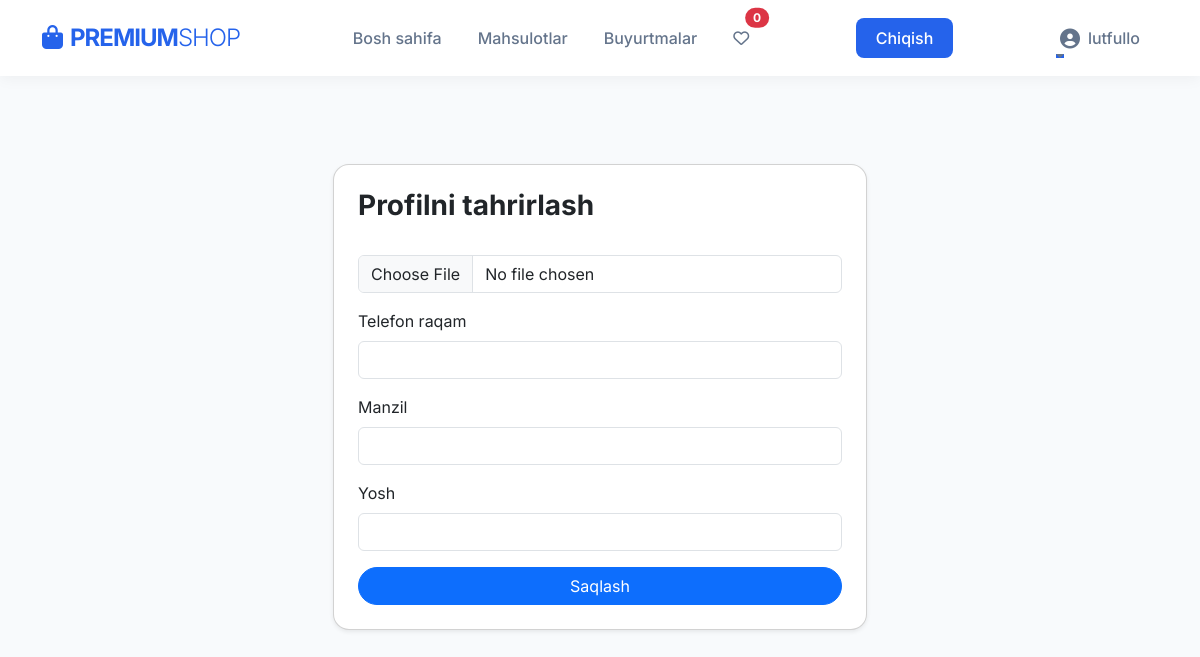
The page /users/profile/edit/ (signed in) on the database as committed earlier.
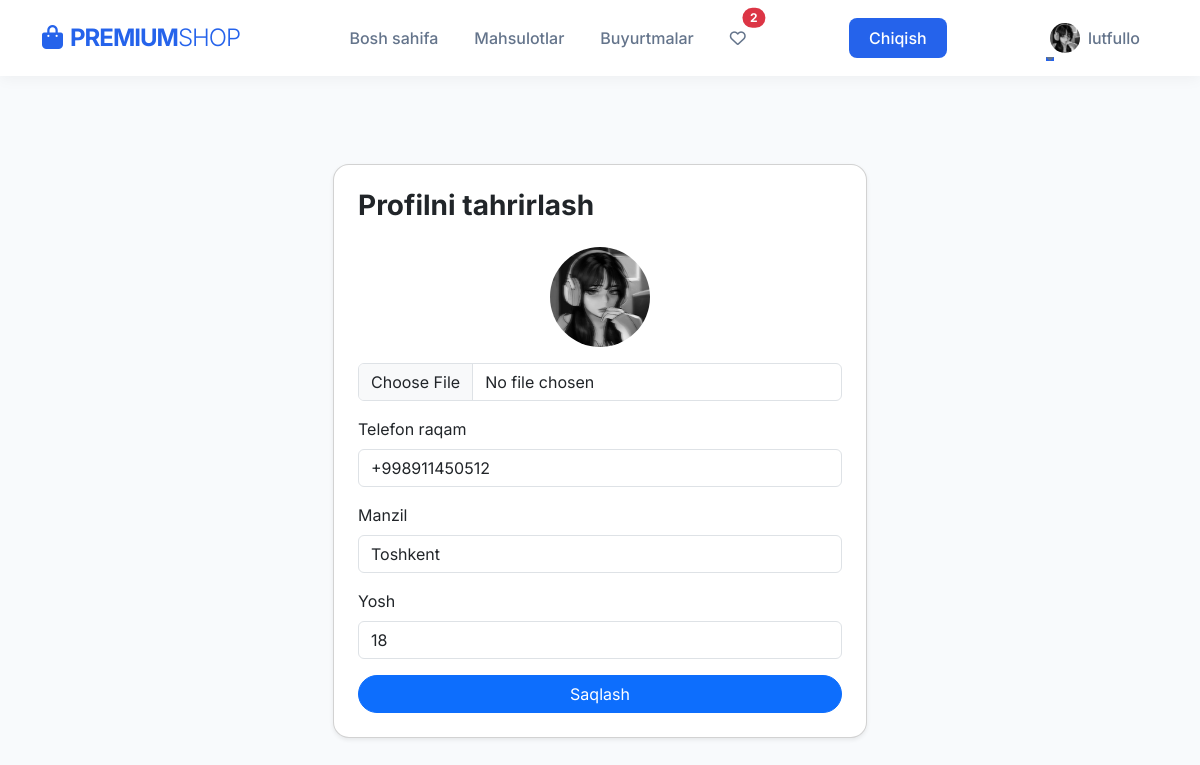
The same page on the database as committed later.
### users/models.py (models this page shows, shortened)
class User(AbstractUser):
    USER_ROLES = (
        ("admin","Admin"),
        ("user","User"),
        ("seller","Seller")
    )
    phone = models.CharField(max_length=13, null=True, blank=True)
    image = models.ImageField(upload_to="user_images/",null=True, blank=True)
    address = models.CharField(max_length=50, null=True, blank=True)
    age = models.IntegerField(null=True, blank=True)
    balance = models.DecimalField(max_digits=10, decimal_places=2, null=True, blank=True, default=0.00)
    role = models.CharField(max_length=10, choices=USER_ROLES, default="user")

### users/views.py (the view, shortened to what this page needs)
# urls.py: path('profile/edit/', views.ProfileEditView.as_view(), name='profile_edit'),
class ProfileEditView(LoginRequiredMixin, View):
    def get(self, request):
        return render(request, 'auth/profile_update.html')

### templates/auth/profile_update.html (shortened to what this page needs)
{% extends 'base.html' %}
{% load static %}
{% block content %}
<div class="container mt-5">
    <div class="row justify-content-center">
        <div class="col-md-6">
            <div class="card shadow-sm rounded-4 p-4">
                <h3 class="fw-bold mb-4">Profilni tahrirlash</h3>
                <form method="post" enctype="multipart/form-data">
                    <div class="mb-3 text-center">
                        {% if user.image %}
                            <img src="{{ user.image.url }}" class="rounded-circle mb-2" style="width: 100px; height: 100px; object-fit: cover;">
                        {% endif %}
                        <input type="file" name="image" class="form-control mt-2">
                    </div>
                    <div class="mb-3">
                        <label class="form-label">Telefon raqam</label>
                        <input type="text" name="phone" class="form-control" value="{{ user.phone|default:'' }}">
                    </div>
                    <div class="mb-3">
                        <label class="form-label">Manzil</label>
                        <input type="text" name="address" class="form-control" value="{{ user.address|default:'' }}">
                    </div>
                    <div class="mb-3">
                        <label class="form-label">Yosh</label>
                        <input type="number" name="age" class="form-control" value="{{ user.age|default:'' }}">
                    </div>
                    <button type="submit" class="btn btn-primary w-100 rounded-pill">Saqlash</button>
                </form>
            </div>
        </div>
    </div>
</div>
{% endblock %}

### templates/base.html (shortened to what this page needs)
<!DOCTYPE html>
{% load static %}
<html lang="uz">
<head>
    <link href="https://cdn.jsdelivr.net/npm/bootstrap@5.3.2/dist/css/bootstrap.min.css" rel="stylesheet">
    <link rel="stylesheet" href="https://cdnjs.cloudflare.com/ajax/libs/font-awesome/6.4.0/css/all.min.css">
</head>
<body>
    <header class="sticky-top">
        <nav class="navbar navbar-expand-lg navbar-light">
            <div class="container">
                <a class="navbar-brand" href="{% url 'home' %}">
                    <i class="fas fa-shopping-bag me-2"></i>PREMIUM<span class="fw-light">SHOP</span>
                </a>
                <div class="collapse navbar-collapse" id="navbarNav">
                    <ul class="navbar-nav mx-auto">
                        <li class="nav-item"><a class="nav-link" href="{% url 'home' %}">Bosh sahifa</a></li>
                        <li class="nav-item"><a class="nav-link" href="{% url 'products' %}">Mahsulotlar</a></li>
                        {% if user.role != 'seller' %}
                        <li class="nav-item"><a class="nav-link" href="{% url 'cart_detail' %}">Buyurtmalar</a></li>
                        {% endif %}
                        {% if user.is_authenticated %}
                        <li>
                            <a href="{% url 'wishlist' %}" class="nav-link position-relative">
                                <i class="far fa-heart"></i>
                                <span class="position-absolute top-0 start-100 translate-middle badge rounded-pill bg-danger">
                                    {{ request.user.wishlist.count }}
                                </span>
                            </a>
                        </li>
                        {% endif %}
                    </ul>
                    <ul class="navbar-nav">
                        <li class="nav-item"><a class="nav-link nav-btn" href="{% url 'logout' %}">Chiqish</a></li>
                    </ul>
                    <ul class="navbar-nav ms-auto">
                        {% if user.is_authenticated %}
                            <li class="nav-item dropdown">
                                <a class="nav-link dropdown-toggle d-flex align-items-center" href="#" id="navbarDropdown" role="button" data-bs-toggle="dropdown" aria-expanded="false">
                                    {% if user.image %}
                                        <img src="{{ user.image.url }}" alt="Profile" class="rounded-circle me-2" style="width: 30px; height: 30px; object-fit: cover;">
                                    {% else %}
                                        <i class="fas fa-user-circle fa-lg me-2"></i>
                                    {% endif %}
                                    {{ user.username }}
                                </a>
                            </li>
                        {% endif %}
                    </ul>
                </div>
            </div>
        </nav>
    </header>
    <main class="container">
        {% block content %}{% endblock %}
    </main>
</body>
</html>

Rows that differ between the two databases and show on the page:
changed User "lutfullo": user.wishlist.count "0" → "2"; image: picture added; phone (not shown) → "+998911450512"; address (not shown) → "Toshkent"; age (not shown) → "18"
